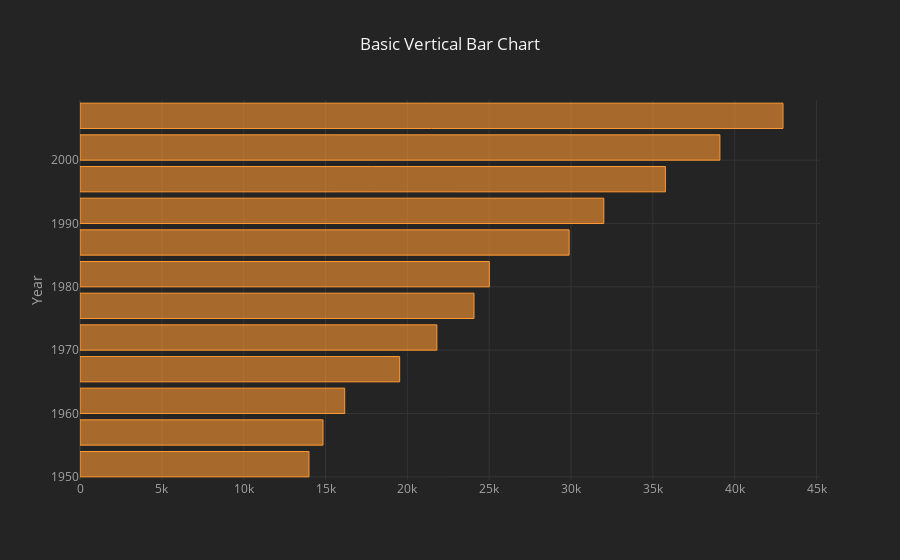

Notebook cell for this chart:
### Markdown cell above
### Vertical Bar Charts  
Color Theme:  **henanigans**

### Code cell
countries_to_plot = ['United States']

df_wide_GDP[countries_to_plot].iplot(kind='barh',
            yTitle='Year',
            theme='henanigans',
            title='Basic Vertical Bar Chart')

### Figure 1 — Plotly figure (JSON) as saved in the notebook; plotly's stock layout.template omitted (floating-point values rounded to 4 significant figures)
{"data": [{"marker": {"color": "rgba(255, 153, 51, 0.6)", "line": {"color": "rgba(255, 153, 51, 1.0)", "width": 1}}, "name": "United States", "orientation": "h", "text": "", "type": "bar", "uid": "b544af03-5e3f-4999-811b-2bea504d56c6", "x": [13990.0, 14850.0, 16170.0, 19530.0, 21810.0, 24070.0, 25010.0, 29880.0, 32000.0, 35770.0, 39100.0, 42950.0], "y": [1952, 1957, 1962, 1967, 1972, 1977, 1982, 1987, 1992, 1997, 2002, 2007]}], "layout": {"legend": {"bgcolor": "#242424", "font": {"color": "#F4F4F4"}}, "paper_bgcolor": "#242424", "plot_bgcolor": "#242424", "title": {"font": {"color": "#F4F4F4"}, "text": "Basic Vertical Bar Chart"}, "xaxis": {"gridcolor": "#343434", "showgrid": true, "tickfont": {"color": "#A4A4A4"}, "title": {"font": {"color": "#A4A4A4"}, "text": ""}, "zerolinecolor": "#444444"}, "yaxis": {"gridcolor": "#343434", "showgrid": true, "tickfont": {"color": "#A4A4A4"}, "title": {"font": {"color": "#A4A4A4"}, "text": "Year"}, "zerolinecolor": "#444444"}}}
